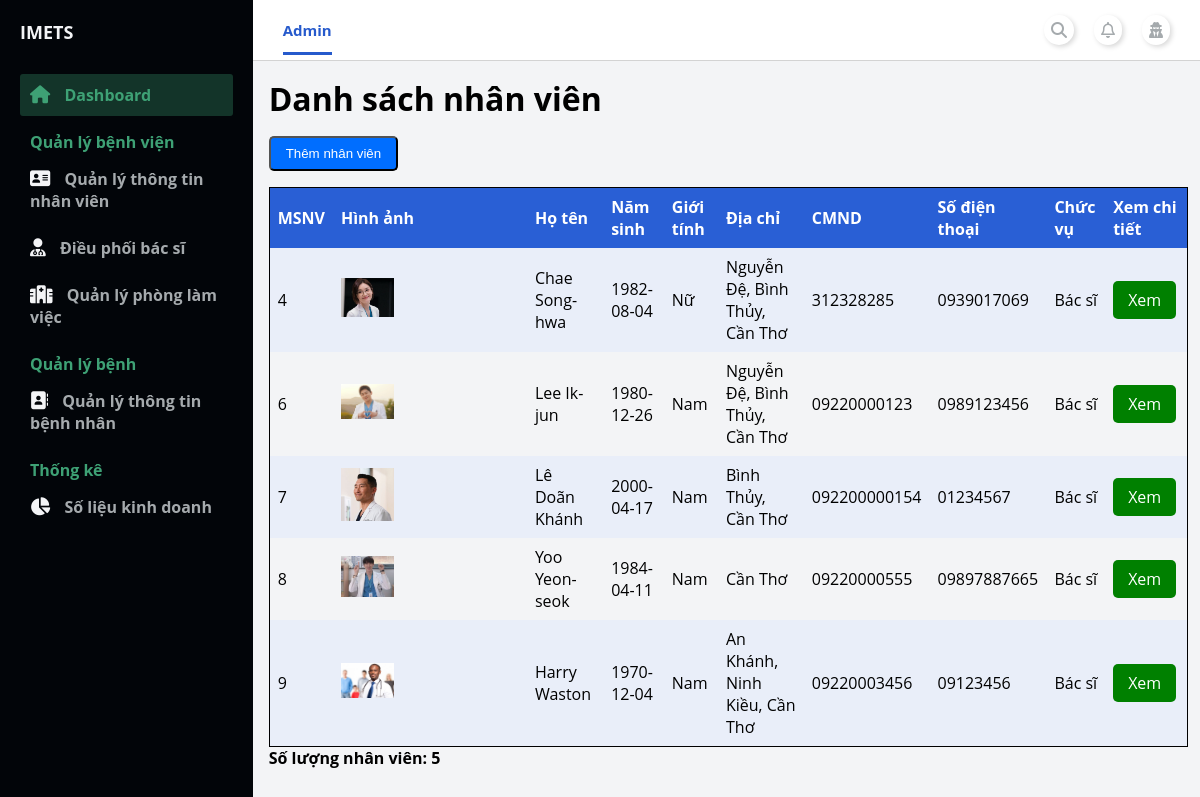
Screenshot of /admin/index.php?page_layout=staff_management (signed in) with the database file from the repository.
### tables this page shows
CREATE TABLE `staff` (
  `ID_Staff` int(11) NOT NULL,
  `Name` varchar(100) NOT NULL,
  `DOB` date NOT NULL,
  `Sex` varchar(10) NOT NULL,
  `Address` varchar(200) NOT NULL,
  `CMND` varchar(15) NOT NULL,
  `PhoneNumber` varchar(25) NOT NULL,
  `Position` varchar(50) NOT NULL,
  `ID_Dept` int(11) NOT NULL,
  `DateStartWork` date NOT NULL,
  `VoteRate` double NOT NULL DEFAULT 0,
  `UserName` varchar(100) NOT NULL,
  `Password` varchar(100) NOT NULL
);

CREATE TABLE `img_staff` (
  `ID_ImgStaff` int(11) NOT NULL,
  `ID_Staff` int(11) DEFAULT NULL,
  `imgName` varchar(100) DEFAULT NULL
);

### admin/modules_admin/staff_management/list_staffManagement.php (the view, shortened to what this page needs)
<main>
    <div class="container-table">
        <div class="table-header">
            <h1>Danh sách nhân viên</h1>
        </div>
        <div class="table-body">
            <button type="button" class="btn_add">Thêm nhân viên</button>
            <table class="table">
                <thead class="thead-dark">
                    <tr>
                        <th>MSNV</th>
                        <th>Hình ảnh</th>
                        <th>Họ tên</th>
                        <th>Năm sinh</th>
                        <th>Giới tính</th>
                        <th>Địa chỉ</th>
                        <th>CMND</th>
                        <th>Số điện thoại</th>
                        <th>Chức vụ</th>
                        <th>Xem chi tiết</th>
                    </tr>
                </thead>
                <tbody>
                    <tr>
                        <?php
                            include './../config.php';
                            $sql = "SELECT *
                                FROM staff  JOIN dept ON dept.ID_Dept=staff.ID_Dept
                                JOIN img_staff ON staff.ID_Staff=img_staff.ID_Staff
                                WHERE staff.Position != 'Admin'
                                GROUP BY staff.ID_Staff
                                ORDER BY staff.ID_Staff ASC";
                            $count_nhanvien=0;
                            $query = mysqli_query($conn, $sql);
                            while($rows = mysqli_fetch_array($query)){ ?>
                            <tr>
                                <td><?php echo $rows["ID_Staff"] ?></td>
                                <td><img src="./../img/staff/<?php echo $rows["imgName"] ?>" style="width: 30%"></td>
                                <td><?php echo $rows["Name"] ?></td>
                                <td><?php echo $rows["DOB"] ?></td>
                                <td><?php echo $rows["Sex"] ?></td>
                                <td><?php echo $rows["Address"] ?></td>
                                <td><?php echo $rows["CMND"] ?></td>
                                <td><?php echo $rows["PhoneNumber"] ?></td>
                                <td><?php echo $rows["Position"] ?></td>
                                <?php $count_nhanvien++ ?>
                                <td>
                                    <a
                                    href="./index.php?page_layout=staff_detail&id= <?php echo $rows['ID_Staff'] ?>"
                                    style="background-color: green;color: white;padding: 8px 15px;text-align: center;text-decoration: none;display: inline-block;border-radius: 5px;">
                                        Xem
                                    </a>
                                </td>
                            </tr>
                        <?php } ?>
                    </tr>
            </table>
            <p><b><?php echo 'Số lượng nhân viên: '. $count_nhanvien ?></b></p>
        </div>
    </div>
</main>

### admin/modules_admin/style/index_admin.css (style rules this page uses)
:root { --white: #ffffff; --lightblue:#E9EEF9; --blue:#295FD5; --blacktext:#3B3B3B; --red: #E85253; --box-shadow:.5rem .5rem 0 rgba(22, 86, 160, 0.2); --text-shadow:.4rem .4rem 0 rgba(0, 0, 0, .2); --border:.2rem solid var(--blue); }
* { margin: 0; padding: 0; }
body { box-sizing: border-box; font-family: 'Open Sans', sans-serif; }

### admin/modules_admin/style/content_admin.css (style rules this page uses)
main { background: #f3f4f6; grid-area: main; overflow-y: auto; }

### admin/modules_admin/style/staff_management.css (style rules this page uses)
.container-table { width: 97%; margin: 1rem 1rem 0 1rem; }
.table { border-collapse: collapse; width: 100%; margin-top: 1rem; border: 1px solid rgb(0, 0, 0); }
.thead-dark { background-color: var(--blue); color: var(--white); }
th, td { text-align: left; padding: 0.5rem; }
tr:nth-child(even) { background-color: var(--lightblue); }
.btn_add { margin-top: 1rem; }
.btn_add { background-color: rgb(0, 110, 255); color: white; padding: 8px 15px; text-align: center; text-decoration: none; display: inline-block; border-radius: 5px; cursor: pointer; }

### rows the page displays
staff: img_staff.ID_Staff "4", img_staff.imgName (picture), Name "Chae Song-hwa", DOB "1982-08-04", Sex "Nữ", Address "Nguyễn Đệ, Bình Thủy, Cần Thơ", CMND "312328285", PhoneNumber "0939017069", Position "Bác sĩ"
staff: img_staff.ID_Staff "6", img_staff.imgName (picture), Name "Lee Ik-jun", DOB "1980-12-26", Sex "Nam", Address "Nguyễn Đệ, Bình Thủy, Cần Thơ", CMND "09220000123", PhoneNumber "0989123456", Position "Bác sĩ"
staff: img_staff.ID_Staff "7", img_staff.imgName (picture), Name "Lê Doãn Khánh", DOB "2000-04-17", Sex "Nam", Address "Bình Thủy, Cần Thơ", CMND "092200000154", PhoneNumber "01234567", Position "Bác sĩ"
staff: img_staff.ID_Staff "8", img_staff.imgName (picture), Name "Yoo Yeon-seok", DOB "1984-04-11", Sex "Nam", Address "Cần Thơ", CMND "09220000555", PhoneNumber "09897887665", Position "Bác sĩ"
staff: img_staff.ID_Staff "9", img_staff.imgName (picture), Name "Harry Waston", DOB "1970-12-04", Sex "Nam", Address "An Khánh, Ninh Kiều, Cần Thơ", CMND "09220003456", PhoneNumber "09123456", Position "Bác sĩ"

### other values shown
$count_nhanvien "5"
